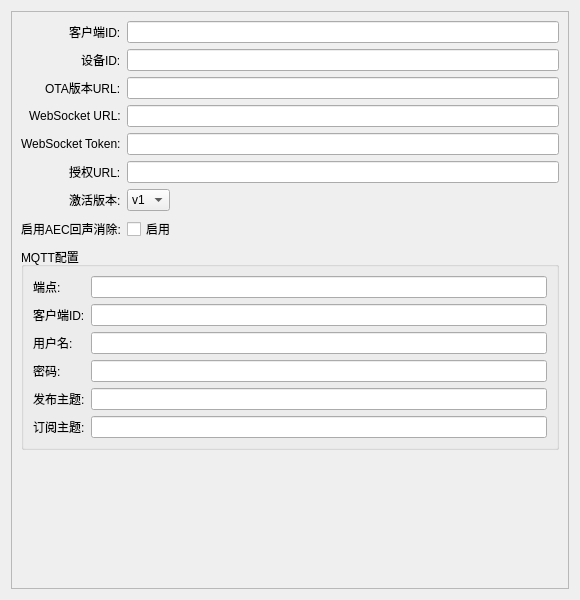
<?xml version="1.0" encoding="UTF-8"?>
<ui version="4.0">
 <class>SystemOptionsWidget</class>
 <widget class="QWidget" name="SystemOptionsWidget">
  <property name="geometry">
   <rect>
    <x>0</x>
    <y>0</y>
    <width>580</width>
    <height>600</height>
   </rect>
  </property>
  <property name="windowTitle">
   <string>系统选项</string>
  </property>
  <layout class="QVBoxLayout" name="verticalLayout">
   <item>
    <widget class="QScrollArea" name="scrollArea">
     <property name="widgetResizable">
      <bool>true</bool>
     </property>
     <widget class="QWidget" name="scrollAreaWidgetContents">
      <property name="geometry">
       <rect>
        <x>0</x>
        <y>0</y>
        <width>578</width>
        <height>580</height>
       </rect>
      </property>
      <layout class="QFormLayout" name="formLayout">
       <property name="labelAlignment">
        <set>Qt::AlignRight|Qt::AlignVCenter</set>
       </property>
       <property name="fieldGrowthPolicy">
        <enum>QFormLayout::ExpandingFieldsGrow</enum>
       </property>
       <item row="0" column="0">
        <widget class="QLabel" name="label_client_id">
         <property name="text">
          <string>客户端ID:</string>
         </property>
        </widget>
       </item>
       <item row="0" column="1">
        <widget class="QLineEdit" name="client_id_edit"/>
       </item>
       <item row="1" column="0">
        <widget class="QLabel" name="label_device_id">
         <property name="text">
          <string>设备ID:</string>
         </property>
        </widget>
       </item>
       <item row="1" column="1">
        <widget class="QLineEdit" name="device_id_edit"/>
       </item>
       <item row="2" column="0">
        <widget class="QLabel" name="label_ota_url">
         <property name="text">
          <string>OTA版本URL:</string>
         </property>
        </widget>
       </item>
       <item row="2" column="1">
        <widget class="QLineEdit" name="ota_url_edit"/>
       </item>
       <item row="3" column="0">
        <widget class="QLabel" name="label_websocket_url">
         <property name="text">
          <string>WebSocket URL:</string>
         </property>
        </widget>
       </item>
       <item row="3" column="1">
        <widget class="QLineEdit" name="websocket_url_edit"/>
       </item>
       <item row="4" column="0">
        <widget class="QLabel" name="label_websocket_token">
         <property name="text">
          <string>WebSocket Token:</string>
         </property>
        </widget>
       </item>
       <item row="4" column="1">
        <widget class="QLineEdit" name="websocket_token_edit">
         <property name="echoMode">
          <enum>QLineEdit::Password</enum>
         </property>
        </widget>
       </item>
       <item row="5" column="0">
        <widget class="QLabel" name="label_authorization_url">
         <property name="text">
          <string>授权URL:</string>
         </property>
        </widget>
       </item>
       <item row="5" column="1">
        <widget class="QLineEdit" name="authorization_url_edit"/>
       </item>
       <item row="6" column="0">
        <widget class="QLabel" name="label_activation_version">
         <property name="text">
          <string>激活版本:</string>
         </property>
        </widget>
       </item>
       <item row="6" column="1">
        <widget class="QComboBox" name="activation_version_combo">
         <item>
          <property name="text">
           <string>v1</string>
          </property>
         </item>
         <item>
          <property name="text">
           <string>v2</string>
          </property>
         </item>
        </widget>
       </item>
       <item row="7" column="0">
        <widget class="QLabel" name="label_aec_enabled">
         <property name="text">
          <string>启用AEC回声消除:</string>
         </property>
        </widget>
       </item>
       <item row="7" column="1">
        <widget class="QCheckBox" name="aec_enabled_check">
         <property name="text">
          <string>启用</string>
         </property>
        </widget>
       </item>
       <item row="8" column="0" colspan="2">
        <widget class="QGroupBox" name="mqtt_group">
         <property name="title">
          <string>MQTT配置</string>
         </property>
         <layout class="QFormLayout" name="mqtt_form">
          <item row="0" column="0">
           <widget class="QLabel" name="label_mqtt_endpoint">
            <property name="text">
             <string>端点:</string>
            </property>
           </widget>
          </item>
          <item row="0" column="1">
           <widget class="QLineEdit" name="mqtt_endpoint_edit"/>
          </item>
          <item row="1" column="0">
           <widget class="QLabel" name="label_mqtt_client_id">
            <property name="text">
             <string>客户端ID:</string>
            </property>
           </widget>
          </item>
          <item row="1" column="1">
           <widget class="QLineEdit" name="mqtt_client_id_edit"/>
          </item>
          <item row="2" column="0">
           <widget class="QLabel" name="label_mqtt_username">
            <property name="text">
             <string>用户名:</string>
            </property>
           </widget>
          </item>
          <item row="2" column="1">
           <widget class="QLineEdit" name="mqtt_username_edit"/>
          </item>
          <item row="3" column="0">
           <widget class="QLabel" name="label_mqtt_password">
            <property name="text">
             <string>密码:</string>
            </property>
           </widget>
          </item>
          <item row="3" column="1">
           <widget class="QLineEdit" name="mqtt_password_edit">
            <property name="echoMode">
             <enum>QLineEdit::Password</enum>
            </property>
           </widget>
          </item>
          <item row="4" column="0">
           <widget class="QLabel" name="label_mqtt_publish_topic">
            <property name="text">
             <string>发布主题:</string>
            </property>
           </widget>
          </item>
          <item row="4" column="1">
           <widget class="QLineEdit" name="mqtt_publish_topic_edit"/>
          </item>
          <item row="5" column="0">
           <widget class="QLabel" name="label_mqtt_subscribe_topic">
            <property name="text">
             <string>订阅主题:</string>
            </property>
           </widget>
          </item>
          <item row="5" column="1">
           <widget class="QLineEdit" name="mqtt_subscribe_topic_edit"/>
          </item>
         </layout>
        </widget>
       </item>
      </layout>
     </widget>
    </widget>
   </item>
  </layout>
 </widget>
 <resources/>
 <connections/>
</ui>
